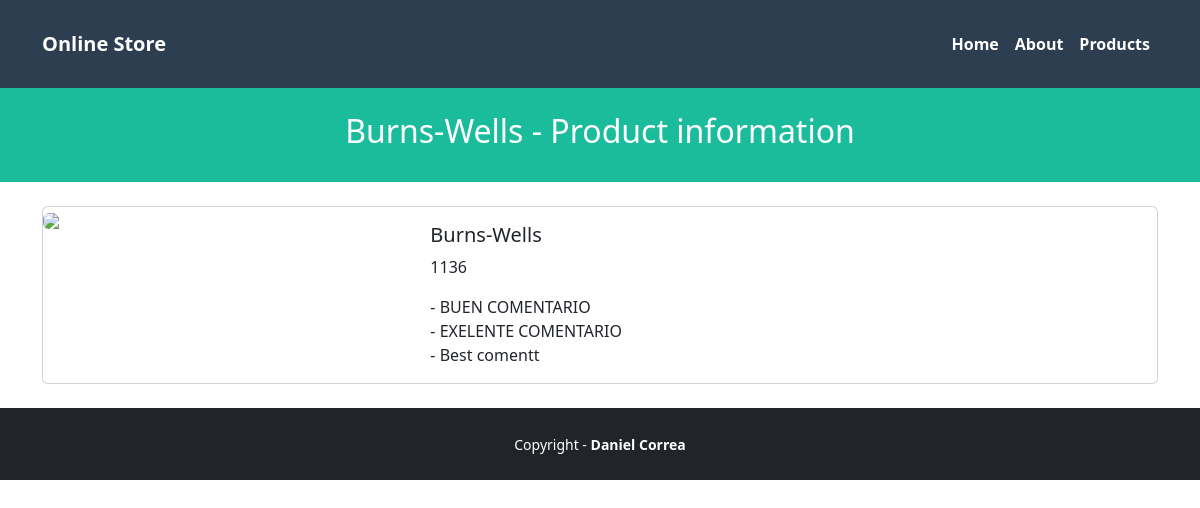
/products/1, run on the app's committed database.
### pages/models.py (models this page shows)
class Product(models.Model):
    name = models.CharField(max_length=255)
    price = models.IntegerField()
    created_at = models.DateTimeField(auto_now_add=True)
    updated_at = models.DateTimeField(auto_now=True)

class Comment(models.Model):
    product = models.ForeignKey(Product, on_delete=models.CASCADE)
    description = models.TextField()

### pages/views.py (the view)
# urls.py: path("products/<str:id>", ProductShowView.as_view(), name='show'),
class ProductShowView(View):
    template_name = 'products/show.html'
    def get(self, request, id):
        try:
            product_id = int(id)
            if product_id < 1:
                raise ValueError("Product id must be 1 or greater")
            product = get_object_or_404(Product, pk=product_id)
        except (ValueError, IndexError):
            return HttpResponseRedirect(reverse('home'))
        viewData = {}
        viewData["title"] = product.name + " - Online Store"
        viewData["subtitle"] = product.name + " - Product information"
        viewData["product"] = product
        return render(request, self.template_name, viewData)

### pages/templates/products/show.html (shortened to what this page needs)
{% extends 'pages/base.html' %}
{% block header_title %} {{subtitle}} {% endblock %}
{% block content %}
<div class="card mb-3">
  <div class="row g-0">
    <div class="col-md-4">
      <img src="https://static.djangoproject.com/img/logos/django-logo-positive.svg" class="img-fluid rounded-start">
    </div>
    <div class="col-md-8">
      <div class="card-body">
        <h5 class="card-title">
           {{product.name}}
        </h5>
        {% if product.price > 2000 %}
            <p class="card-text" style="color: red;">{{product.price}}</p>
        {% else %}
            <p class="card-text">{{product.price}}</p>
        {% endif %}
        {% for comment in product.comment_set.all %}
        - {{ comment.description }}<br />
        {% endfor %}
      </div>
    </div>
  </div>
</div>
{% endblock %}

### data on the page
Product: name "Burns-Wells", price "1136"
Comment: description "BUEN COMENTARIO"
Comment: description "EXELENTE COMENTARIO"
Comment: description "Best comentt"

### other printed values
{{ subtitle }} "Burns-Wells - Product information"
